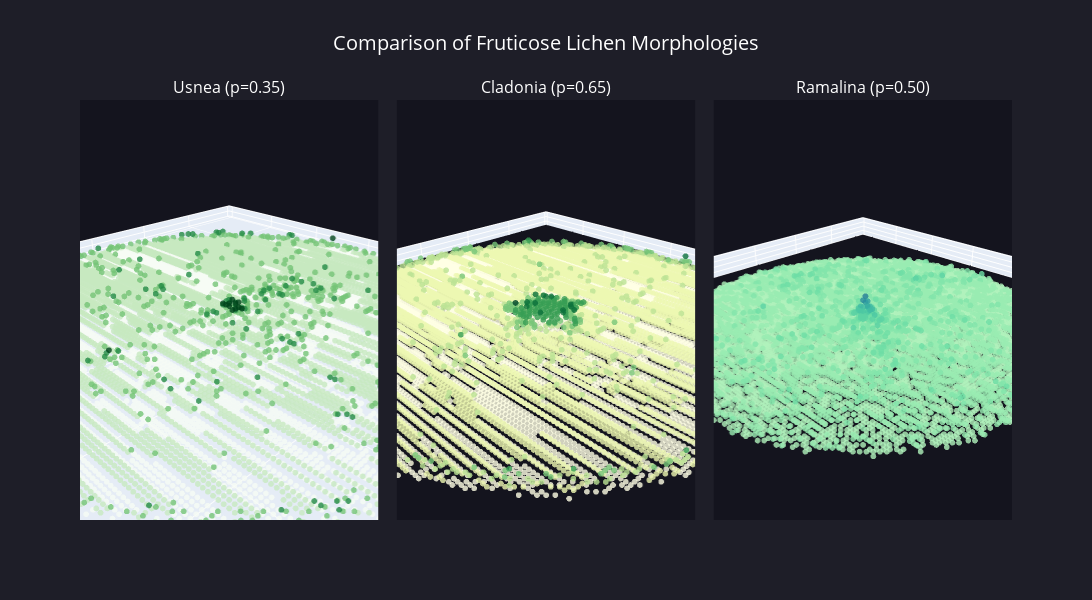

Write notebook code for a chart like this one.
### Markdown cell above
---

## Side-by-Side Comparison

Compare all three fruticose morphologies in a single view.

### Code cell
def create_comparison_plot(grids, titles, colorscales):
    """Create side-by-side 3D comparison of multiple structures."""
    
    fig = make_subplots(
        rows=1, cols=3,
        specs=[[{'type': 'scatter3d'}, {'type': 'scatter3d'}, {'type': 'scatter3d'}]],
        subplot_titles=titles,
        horizontal_spacing=0.02
    )
    
    for idx, (grid, colorscale) in enumerate(zip(grids, colorscales)):
        x, y, z = extract_surface_points(grid, subsample=2)
        
        if len(x) > 0:
            z_norm = (grid.shape[2] - z) / grid.shape[2]
            
            fig.add_trace(
                go.Scatter3d(
                    x=x, y=y, z=grid.shape[2] - z,
                    mode='markers',
                    marker=dict(
                        size=2,
                        color=z_norm,
                        colorscale=colorscale,
                        opacity=0.8
                    ),
                    name=titles[idx],
                    showlegend=False
                ),
                row=1, col=idx+1
            )
    
    # Update layout
    fig.update_layout(
        title=dict(
            text="Comparison of Fruticose Lichen Morphologies",
            x=0.5,
            font=dict(size=20)
        ),
        width=1400,
        height=600,
        paper_bgcolor='rgb(30, 30, 40)',
        font=dict(color='white')
    )
    
    # Update all 3D scenes
    for i in range(1, 4):
        scene_name = f'scene{i}' if i > 1 else 'scene'
        fig.update_layout(**{
            scene_name: dict(
                bgcolor='rgb(20, 20, 30)',
                xaxis=dict(showticklabels=False, title=''),
                yaxis=dict(showticklabels=False, title=''),
                zaxis=dict(showticklabels=False, title=''),
                aspectmode='data',
                camera=dict(eye=dict(x=1.8, y=1.8, z=1.2))
            )
        })
    
    fig.show()

# Create comparison
create_comparison_plot(
    grids=[usnea_grid, cladonia_grid, ramalina_grid],
    titles=["Usnea (p=0.35)", "Cladonia (p=0.65)", "Ramalina (p=0.50)"],
    colorscales=['Greens', 'YlGn', 'Tealgrn']
)

### Figure 1 — Plotly figure (JSON) as saved in the notebook; plotly's stock layout.template omitted (floating-point values rounded to 4 significant figures; data arrays with more than 128 entries replaced by an {"elided": "..."} marker saying what was removed)
{"data": [{"marker": {"color": {"elided": "11569 float values"}, "colorscale": [[0, "rgb(247,252,245)"], [0.125, "rgb(229,245,224)"], [0.25, "rgb(199,233,192)"], [0.375, "rgb(161,217,155)"], [0.5, "rgb(116,196,118)"], [0.625, "rgb(65,171,93)"], [0.75, "rgb(35,139,69)"], [0.875, "rgb(0,109,44)"], [1, "rgb(0,68,27)"]], "opacity": 0.8, "size": 2}, "mode": "markers", "name": "Usnea (p=0.35)", "scene": "scene", "showlegend": false, "type": "scatter3d", "x": {"elided": "11569 int values"}, "y": {"elided": "11569 int values"}, "z": {"elided": "11569 int values"}}, {"marker": {"color": {"elided": "11769 float values"}, "colorscale": [[0, "rgb(255,255,229)"], [0.125, "rgb(247,252,185)"], [0.25, "rgb(217,240,163)"], [0.375, "rgb(173,221,142)"], [0.5, "rgb(120,198,121)"], [0.625, "rgb(65,171,93)"], [0.75, "rgb(35,132,67)"], [0.875, "rgb(0,104,55)"], [1, "rgb(0,69,41)"]], "opacity": 0.8, "size": 2}, "mode": "markers", "name": "Cladonia (p=0.65)", "scene": "scene2", "showlegend": false, "type": "scatter3d", "x": {"elided": "11769 int values"}, "y": {"elided": "11769 int values"}, "z": {"elided": "11769 int values"}}, {"marker": {"color": {"elided": "9679 float values"}, "colorscale": [[0, "rgb(176, 242, 188)"], [0.1667, "rgb(137, 232, 172)"], [0.3333, "rgb(103, 219, 165)"], [0.5, "rgb(76, 200, 163)"], [0.6667, "rgb(56, 178, 163)"], [0.8333, "rgb(44, 152, 160)"], [1, "rgb(37, 125, 152)"]], "opacity": 0.8, "size": 2}, "mode": "markers", "name": "Ramalina (p=0.50)", "scene": "scene3", "showlegend": false, "type": "scatter3d", "x": {"elided": "9679 int values"}, "y": {"elided": "9679 int values"}, "z": {"elided": "9679 int values"}}], "layout": {"annotations": [{"font": {"size": 16}, "showarrow": false, "text": "Usnea (p=0.35)", "x": 0.16, "xanchor": "center", "xref": "paper", "y": 1, "yanchor": "bottom", "yref": "paper"}, {"font": {"size": 16}, "showarrow": false, "text": "Cladonia (p=0.65)", "x": 0.5, "xanchor": "center", "xref": "paper", "y": 1, "yanchor": "bottom", "yref": "paper"}, {"font": {"size": 16}, "showarrow": false, "text": "Ramalina (p=0.50)", "x": 0.84, "xanchor": "center", "xref": "paper", "y": 1, "yanchor": "bottom", "yref": "paper"}], "font": {"color": "white"}, "height": 600, "paper_bgcolor": "rgb(30, 30, 40)", "scene": {"aspectmode": "data", "bgcolor": "rgb(20, 20, 30)", "camera": {"eye": {"x": 1.8, "y": 1.8, "z": 1.2}}, "domain": {"x": [0, 0.32], "y": [0, 1]}, "xaxis": {"showticklabels": false, "title": {"text": ""}}, "yaxis": {"showticklabels": false, "title": {"text": ""}}, "zaxis": {"showticklabels": false, "title": {"text": ""}}}, "scene2": {"aspectmode": "data", "bgcolor": "rgb(20, 20, 30)", "camera": {"eye": {"x": 1.8, "y": 1.8, "z": 1.2}}, "domain": {"x": [0.34, 0.66], "y": [0, 1]}, "xaxis": {"showticklabels": false, "title": {"text": ""}}, "yaxis": {"showticklabels": false, "title": {"text": ""}}, "zaxis": {"showticklabels": false, "title": {"text": ""}}}, "scene3": {"aspectmode": "data", "bgcolor": "rgb(20, 20, 30)", "camera": {"eye": {"x": 1.8, "y": 1.8, "z": 1.2}}, "domain": {"x": [0.68, 1], "y": [0, 1]}, "xaxis": {"showticklabels": false, "title": {"text": ""}}, "yaxis": {"showticklabels": false, "title": {"text": ""}}, "zaxis": {"showticklabels": false, "title": {"text": ""}}}, "title": {"font": {"size": 20}, "text": "Comparison of Fruticose Lichen Morphologies", "x": 0.5}, "width": 1400}}
